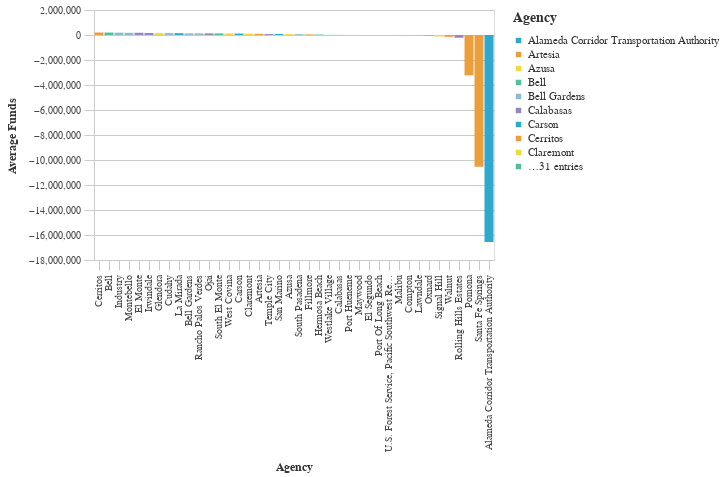

The notebook cell saved with this chart:
### Markdown cell above
### Lowest Average Total Funds by Agency ($2021)

### Code cell
#Bar chart Bottom Average Total Requested Funds by Agency
avg_funds_bottom = (df>>group_by(_.primary_agency_name)>>summarize(avg_funds=_.adjusted_total_requested.mean())>>arrange(-_.avg_funds)).tail(50)

chart5=( _dla_utils.basic_bar_chart_no_save((avg_funds_bottom.tail(40)), 'primary_agency_name','avg_funds', 'primary_agency_name', district))

chart5=chart5.encode([alt.Tooltip('primary_agency_name', title=_dla_utils.labeling('primary_agency_name')),
                alt.Tooltip('avg_funds', title=_dla_utils.labeling('avg_funds'), format="$,.2f")
                          ]
                                   )
display(chart5)

### Figure 1 — Vega-Lite specification as saved in the notebook (floating-point values rounded to 4 significant figures)
{"config": {"view": {"continuousWidth": 400, "continuousHeight": 300}, "axis": {"domainColor": "#cbcbcb", "grid": true, "gridColor": "#cbcbcb", "gridWidth": 1, "labelColor": "#474747", "labelFont": "Nunito Sans", "labelFontSize": 10, "labelPadding": 4, "tickColor": "#cbcbcb", "tickSize": 10, "titleColor": "#333", "titleFont": "Raleway", "titleFontSize": 12, "titlePadding": 10}, "axisBand": {"grid": false}, "background": "white", "font": "Raleway", "header": {"labelFont": "Nunito Sans", "titleFont": "Raleway"}, "legend": {"labelColor": "#333", "labelFont": "Nunito Sans", "labelFontSize": 11, "labelLimit": 0, "padding": 1, "symbolSize": 30, "symbolType": "square", "titleColor": "#333", "titleFont": "Raleway", "titleFontSize": 14, "titlePadding": 10}, "title": {"anchor": "middle", "font": "Raleway", "fontSize": 18, "fontWeight": 300, "offset": 20}}, "data": {"name": "data-fd8ffc01af07ba754d2370699150354c"}, "mark": "bar", "encoding": {"color": {"field": "primary_agency_name", "legend": {"symbolLimit": 10, "title": "Agency"}, "scale": {"range": ["#2EA8CE", "#EB9F3C", "#F4D837", "#51BF9D", "#8CBCCB", "#9487C0"]}, "type": "nominal"}, "tooltip": [{"field": "primary_agency_name", "title": "Agency", "type": "nominal"}, {"field": "avg_funds", "format": "$,.2f", "title": "Average Funds", "type": "quantitative"}], "x": {"field": "primary_agency_name", "sort": "-y", "title": "Agency", "type": "nominal"}, "y": {"field": "avg_funds", "title": "Average Funds", "type": "quantitative"}}, "height": 250, "width": 400, "$schema": "https://vega.github.io/schema/vega-lite/v4.17.0.json", "datasets": {"data-fd8ffc01af07ba754d2370699150354c": [{"primary_agency_name": "Cerritos", "avg_funds": 200700.0}, {"primary_agency_name": "Bell", "avg_funds": 197000.0}, {"primary_agency_name": "Industry", "avg_funds": 186900.0}, {"primary_agency_name": "Montebello", "avg_funds": 179900.0}, {"primary_agency_name": "El Monte", "avg_funds": 179700.0}, {"primary_agency_name": "Irwindale", "avg_funds": 163200.0}, {"primary_agency_name": "Glendora", "avg_funds": 156900.0}, {"primary_agency_name": "Cudahy", "avg_funds": 148600.0}, {"primary_agency_name": "La Mirada", "avg_funds": 146400.0}, {"primary_agency_name": "Bell Gardens", "avg_funds": 133800.0}, {"primary_agency_name": "Rancho Palos Verdes", "avg_funds": 133000.0}, {"primary_agency_name": "Ojai", "avg_funds": 130800.0}, {"primary_agency_name": "South El Monte", "avg_funds": 129200.0}, {"primary_agency_name": "West Covina", "avg_funds": 124100.0}, {"primary_agency_name": "Carson", "avg_funds": 114600.0}, {"primary_agency_name": "Claremont", "avg_funds": 107900.0}, {"primary_agency_name": "Artesia", "avg_funds": 93630.0}, {"primary_agency_name": "Temple City", "avg_funds": 76750.0}, {"primary_agency_name": "San Marino", "avg_funds": 76360.0}, {"primary_agency_name": "Azusa", "avg_funds": 68450.0}, {"primary_agency_name": "South Pasadena", "avg_funds": 66910.0}, {"primary_agency_name": "Fillmore", "avg_funds": 50670.0}, {"primary_agency_name": "Hermosa Beach", "avg_funds": 37980.0}, {"primary_agency_name": "Westlake Village", "avg_funds": 9971.0}, {"primary_agency_name": "Calabasas", "avg_funds": 8766.0}, {"primary_agency_name": "Port Hueneme", "avg_funds": 7831.0}, {"primary_agency_name": "Maywood", "avg_funds": 121.2}, {"primary_agency_name": "El Segundo", "avg_funds": 0.0}, {"primary_agency_name": "Port Of Long Beach", "avg_funds": 0.0}, {"primary_agency_name": "U.S. Forest Service, Pacific Southwest Region", "avg_funds": 0.0}, {"primary_agency_name": "Malibu", "avg_funds": -7965.0}, {"primary_agency_name": "Compton", "avg_funds": -10000.0}, {"primary_agency_name": "Lawndale", "avg_funds": -21440.0}, {"primary_agency_name": "Oxnard", "avg_funds": -31560.0}, {"primary_agency_name": "Signal Hill", "avg_funds": -119200.0}, {"primary_agency_name": "Walnut", "avg_funds": -147100.0}, {"primary_agency_name": "Rolling Hills Estates", "avg_funds": -219300.0}, {"primary_agency_name": "Pomona", "avg_funds": -3232000.0}, {"primary_agency_name": "Santa Fe Springs", "avg_funds": -10530000.0}, {"primary_agency_name": "Alameda Corridor Transportation Authority", "avg_funds": -16560000.0}]}}
